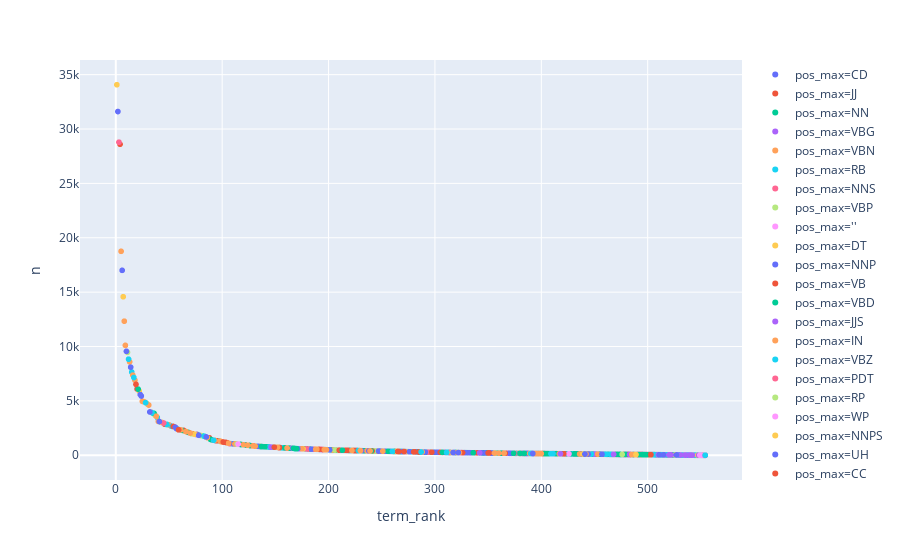

Write notebook code for a chart like this one.
### Code cell
px.scatter(VSAMP1, x='term_rank', y='n', log_y=False, log_x=False, hover_name='term_str', color='pos_max')

### Figure 1 — Plotly figure (JSON) as saved in the notebook; plotly's stock layout.template omitted (floating-point values rounded to 4 significant figures; data arrays with more than 128 entries replaced by an {"elided": "..."} marker saying what was removed)
{"data": [{"hoverlabel": {"namelength": 0}, "hovertemplate": "<b>%{hovertext}</b><br><br>pos_max=CD<br>term_rank=%{x}<br>n=%{y}", "hovertext": {"elided": "591 str values"}, "legendgroup": "pos_max=CD", "marker": {"color": "#636efa", "symbol": "circle"}, "mode": "markers", "name": "pos_max=CD", "showlegend": true, "type": "scattergl", "x": {"elided": "591 int values"}, "xaxis": "x", "y": {"elided": "591 int values"}, "yaxis": "y"}, {"hoverlabel": {"namelength": 0}, "hovertemplate": "<b>%{hovertext}</b><br><br>pos_max=JJ<br>term_rank=%{x}<br>n=%{y}", "hovertext": {"elided": "2634 str values"}, "legendgroup": "pos_max=JJ", "marker": {"color": "#EF553B", "symbol": "circle"}, "mode": "markers", "name": "pos_max=JJ", "showlegend": true, "type": "scattergl", "x": {"elided": "2634 int values"}, "xaxis": "x", "y": {"elided": "2634 int values"}, "yaxis": "y"}, {"hoverlabel": {"namelength": 0}, "hovertemplate": "<b>%{hovertext}</b><br><br>pos_max=NN<br>term_rank=%{x}<br>n=%{y}", "hovertext": {"elided": "5952 str values"}, "legendgroup": "pos_max=NN", "marker": {"color": "#00cc96", "symbol": "circle"}, "mode": "markers", "name": "pos_max=NN", "showlegend": true, "type": "scattergl", "x": {"elided": "5952 int values"}, "xaxis": "x", "y": {"elided": "5952 int values"}, "yaxis": "y"}, {"hoverlabel": {"namelength": 0}, "hovertemplate": "<b>%{hovertext}</b><br><br>pos_max=VBG<br>term_rank=%{x}<br>n=%{y}", "hovertext": {"elided": "1183 str values"}, "legendgroup": "pos_max=VBG", "marker": {"color": "#ab63fa", "symbol": "circle"}, "mode": "markers", "name": "pos_max=VBG", "showlegend": true, "type": "scattergl", "x": {"elided": "1183 int values"}, "xaxis": "x", "y": {"elided": "1183 int values"}, "yaxis": "y"}, {"hoverlabel": {"namelength": 0}, "hovertemplate": "<b>%{hovertext}</b><br><br>pos_max=VBN<br>term_rank=%{x}<br>n=%{y}", "hovertext": {"elided": "1208 str values"}, "legendgroup": "pos_max=VBN", "marker": {"color": "#FFA15A", "symbol": "circle"}, "mode": "markers", "name": "pos_max=VBN", "showlegend": true, "type": "scattergl", "x": {"elided": "1208 int values"}, "xaxis": "x", "y": {"elided": "1208 int values"}, "yaxis": "y"}, {"hoverlabel": {"namelength": 0}, "hovertemplate": "<b>%{hovertext}</b><br><br>pos_max=RB<br>term_rank=%{x}<br>n=%{y}", "hovertext": {"elided": "843 str values"}, "legendgroup": "pos_max=RB", "marker": {"color": "#19d3f3", "symbol": "circle"}, "mode": "markers", "name": "pos_max=RB", "showlegend": true, "type": "scattergl", "x": {"elided": "843 int values"}, "xaxis": "x", "y": {"elided": "843 int values"}, "yaxis": "y"}, {"hoverlabel": {"namelength": 0}, "hovertemplate": "<b>%{hovertext}</b><br><br>pos_max=NNS<br>term_rank=%{x}<br>n=%{y}", "hovertext": {"elided": "2641 str values"}, "legendgroup": "pos_max=NNS", "marker": {"color": "#FF6692", "symbol": "circle"}, "mode": "markers", "name": "pos_max=NNS", "showlegend": true, "type": "scattergl", "x": {"elided": "2641 int values"}, "xaxis": "x", "y": {"elided": "2641 int values"}, "yaxis": "y"}, {"hoverlabel": {"namelength": 0}, "hovertemplate": "<b>%{hovertext}</b><br><br>pos_max=VBP<br>term_rank=%{x}<br>n=%{y}", "hovertext": {"elided": "380 str values"}, "legendgroup": "pos_max=VBP", "marker": {"color": "#B6E880", "symbol": "circle"}, "mode": "markers", "name": "pos_max=VBP", "showlegend": true, "type": "scattergl", "x": {"elided": "380 int values"}, "xaxis": "x", "y": {"elided": "380 int values"}, "yaxis": "y"}, {"hoverlabel": {"namelength": 0}, "hovertemplate": "<b>%{hovertext}</b><br><br>pos_max=''<br>term_rank=%{x}<br>n=%{y}", "hovertext": ["64"], "legendgroup": "pos_max=''", "marker": {"color": "#FF97FF", "symbol": "circle"}, "mode": "markers", "name": "pos_max=''", "showlegend": true, "type": "scattergl", "x": [551], "xaxis": "x", "y": [4], "yaxis": "y"}, {"hoverlabel": {"namelength": 0}, "hovertemplate": "<b>%{hovertext}</b><br><br>pos_max=DT<br>term_rank=%{x}<br>n=%{y}", "hovertext": ["a", "all", "an", "another", "any", "blistery", "both", "broth", "doth", "each", "either", "every", "haveall", "neither", "nether", "no", "noi", "some", "tacher", "the", "ther", "these", "this", "those", "tikeoversthat"], "legendgroup": "pos_max=DT", "marker": {"color": "#FECB52", "symbol": "circle"}, "mode": "markers", "name": "pos_max=DT", "showlegend": true, "type": "scattergl", "x": [7, 22, 99, 229, 80, 554, 264, 554, 552, 316, 393, 135, 554, 493, 554, 73, 554, 43, 554, 1, 550, 176, 29, 255, 554], "xaxis": "x", "y": [14578, 5907, 1241, 429, 1814, 1, 353, 1, 3, 253, 162, 814, 1, 62, 1, 1962, 1, 3029, 1, 34072, 5, 592, 4782, 368, 1], "yaxis": "y"}, {"hoverlabel": {"namelength": 0}, "hovertemplate": "<b>%{hovertext}</b><br><br>pos_max=NNP<br>term_rank=%{x}<br>n=%{y}", "hovertext": {"elided": "5825 str values"}, "legendgroup": "pos_max=NNP", "marker": {"color": "#636efa", "symbol": "circle"}, "mode": "markers", "name": "pos_max=NNP", "showlegend": true, "type": "scattergl", "x": {"elided": "5825 int values"}, "xaxis": "x", "y": {"elided": "5825 int values"}, "yaxis": "y"}, {"hoverlabel": {"namelength": 0}, "hovertemplate": "<b>%{hovertext}</b><br><br>pos_max=VB<br>term_rank=%{x}<br>n=%{y}", "hovertext": {"elided": "1220 str values"}, "legendgroup": "pos_max=VB", "marker": {"color": "#EF553B", "symbol": "circle"}, "mode": "markers", "name": "pos_max=VB", "showlegend": true, "type": "scattergl", "x": {"elided": "1220 int values"}, "xaxis": "x", "y": {"elided": "1220 int values"}, "yaxis": "y"}, {"hoverlabel": {"namelength": 0}, "hovertemplate": "<b>%{hovertext}</b><br><br>pos_max=VBD<br>term_rank=%{x}<br>n=%{y}", "hovertext": {"elided": "739 str values"}, "legendgroup": "pos_max=VBD", "marker": {"color": "#00cc96", "symbol": "circle"}, "mode": "markers", "name": "pos_max=VBD", "showlegend": true, "type": "scattergl", "x": {"elided": "739 int values"}, "xaxis": "x", "y": {"elided": "739 int values"}, "yaxis": "y"}, {"hoverlabel": {"namelength": 0}, "hovertemplate": "<b>%{hovertext}</b><br><br>pos_max=JJS<br>term_rank=%{x}<br>n=%{y}", "hovertext": ["ablest", "awfulest", "awfullest", "best", "biggest", "bitterest", "blest", "bloodiest", "boldest", "bravest", "brightest", "cheapest", "choicest", "cleanest", "clearest", "closest", "coldest", "crookedest", "darkest", "dearest", "deepest", "dishonest", "doest", "dreadfulest", "driest", "dullest", "earliest", "earnest", "eldest", "fairest", "farthest", "finest", "fondest", "freest", "fullest", "funniest", "gentlest", "grandest", "greatest", "grossest", "handsomest", "happiest", "hardest", "heartiest", "heaviest", "highest", "hottest", "ininterest", "keenest", "kindest", "largest", "latest", "least", "lest", "loneliest", "longest", "loudest", "loveliest", "lowest", "luckiest", "manifest", "meanest", "mightiest", "mildest", "nearest", "neatest", "newest", "nicest", "noblest", "oldest", "poorest", "prettiest", "purest", "quickest", "quietest", "richest", "saddest", "safest", "severest", "shortest", "sickest", "sincerest", "slightest", "smallest", "soonest", "steepest", "strictest", "strongest", "sweetest", "tallest", "tenderest", "toughest", "truest", "ugliest", "veriest", "vilest", "warmest", "weakest", "wildest", "wisest", "worst", "youngest"], "legendgroup": "pos_max=JJS", "marker": {"color": "#ab63fa", "symbol": "circle"}, "mode": "markers", "name": "pos_max=JJS", "showlegend": true, "type": "scattergl", "x": [553, 554, 554, 174, 545, 554, 554, 551, 554, 550, 553, 553, 548, 554, 554, 554, 551, 554, 551, 483, 542, 553, 554, 554, 554, 554, 533, 516, 553, 551, 550, 531, 554, 554, 554, 554, 554, 554, 450, 554, 551, 538, 535, 552, 551, 526, 550, 554, 554, 509, 538, 548, 342, 536, 553, 548, 554, 553, 548, 554, 545, 554, 553, 554, 544, 551, 554, 550, 551, 545, 553, 545, 549, 552, 554, 546, 553, 554, 551, 554, 554, 553, 542, 551, 553, 554, 553, 548, 537, 554, 549, 554, 549, 553, 554, 554, 545, 553, 551, 551, 505, 543], "xaxis": "x", "y": [2, 1, 1, 595, 10, 1, 1, 4, 1, 5, 2, 2, 7, 1, 1, 1, 4, 1, 4, 72, 13, 2, 1, 1, 1, 1, 22, 39, 2, 4, 5, 24, 1, 1, 1, 1, 1, 1, 105, 1, 4, 17, 20, 3, 4, 29, 5, 1, 1, 46, 17, 7, 221, 19, 2, 7, 1, 2, 7, 1, 10, 1, 2, 1, 11, 4, 1, 5, 4, 10, 2, 10, 6, 3, 1, 9, 2, 1, 4, 1, 1, 2, 13, 4, 2, 1, 2, 7, 18, 1, 6, 1, 6, 2, 1, 1, 10, 2, 4, 4, 50, 12], "yaxis": "y"}, {"hoverlabel": {"namelength": 0}, "hovertemplate": "<b>%{hovertext}</b><br><br>pos_max=IN<br>term_rank=%{x}<br>n=%{y}", "hovertext": {"elided": "150 str values"}, "legendgroup": "pos_max=IN", "marker": {"color": "#FFA15A", "symbol": "circle"}, "mode": "markers", "name": "pos_max=IN", "showlegend": true, "type": "scattergl", "x": {"elided": "150 int values"}, "xaxis": "x", "y": {"elided": "150 int values"}, "yaxis": "y"}, {"hoverlabel": {"namelength": 0}, "hovertemplate": "<b>%{hovertext}</b><br><br>pos_max=VBZ<br>term_rank=%{x}<br>n=%{y}", "hovertext": {"elided": "419 str values"}, "legendgroup": "pos_max=VBZ", "marker": {"color": "#19d3f3", "symbol": "circle"}, "mode": "markers", "name": "pos_max=VBZ", "showlegend": true, "type": "scattergl", "x": {"elided": "419 int values"}, "xaxis": "x", "y": {"elided": "419 int values"}, "yaxis": "y"}, {"hoverlabel": {"namelength": 0}, "hovertemplate": "<b>%{hovertext}</b><br><br>pos_max=PDT<br>term_rank=%{x}<br>n=%{y}", "hovertext": ["actuatedall", "geatsall", "herthroughout", "nearlyall", "saith", "sinceat", "youof"], "legendgroup": "pos_max=PDT", "marker": {"color": "#FF6692", "symbol": "circle"}, "mode": "markers", "name": "pos_max=PDT", "showlegend": true, "type": "scattergl", "x": [554, 554, 554, 554, 553, 554, 554], "xaxis": "x", "y": [1, 1, 1, 1, 2, 1, 1], "yaxis": "y"}, {"hoverlabel": {"namelength": 0}, "hovertemplate": "<b>%{hovertext}</b><br><br>pos_max=RP<br>term_rank=%{x}<br>n=%{y}", "hovertext": ["affecton", "anattack", "authorityfor", "down", "inas", "off", "ot", "out", "outthe", "thowbut", "tobe", "toka", "tooso", "up"], "legendgroup": "pos_max=RP", "marker": {"color": "#B6E880", "symbol": "circle"}, "mode": "markers", "name": "pos_max=RP", "showlegend": true, "type": "scattergl", "x": [554, 554, 554, 114, 554, 152, 554, 81, 554, 554, 554, 554, 554, 71], "xaxis": "x", "y": [1, 1, 1, 1041, 1, 729, 1, 1793, 1, 1, 1, 1, 1, 1988], "yaxis": "y"}, {"hoverlabel": {"namelength": 0}, "hovertemplate": "<b>%{hovertext}</b><br><br>pos_max=WP<br>term_rank=%{x}<br>n=%{y}", "hovertext": ["afinethat", "concludedthat", "sentimentsthat", "what", "who", "whom"], "legendgroup": "pos_max=WP", "marker": {"color": "#FF97FF", "symbol": "circle"}, "mode": "markers", "name": "pos_max=WP", "showlegend": true, "type": "scattergl", "x": [554, 554, 554, 92, 115, 426], "xaxis": "x", "y": [1, 1, 1, 1379, 1033, 129], "yaxis": "y"}, {"hoverlabel": {"namelength": 0}, "hovertemplate": "<b>%{hovertext}</b><br><br>pos_max=NNPS<br>term_rank=%{x}<br>n=%{y}", "hovertext": ["alabamians", "americans", "baliers", "bowmans", "brokers", "brooklynites", "callaghans", "carolinans", "carolinas", "carolinians", "castlemans", "catholics", "cats", "chapmans", "christians", "coans", "contracts", "corinthians", "corrinthians", "delepearemembers", "democrats", "dinners", "dislikes", "dunkers", "ellies", "eysters", "firemans", "georgians", "germans", "hessians", "inmans", "johnnies", "ledgers", "linconites", "magistrates", "mcclanahans", "mcclellans", "mclellans", "missionaries", "mississappians", "mississipians", "mississippians", "missourians", "morgans", "ohioans", "pennsylvanians", "phillipics", "policies", "presbyterians", "presidents", "primers", "rangers", "readers", "registers", "republicans", "rians", "rices", "romans", "rosecrans", "rosenbrans", "senators", "shermans", "shriekers", "spartans", "speakers", "squires", "states", "tennesseeans", "tigers", "tories", "unitarians", "virginians", "yorkers"], "legendgroup": "pos_max=NNPS", "marker": {"color": "#FECB52", "symbol": "circle"}, "mode": "markers", "name": "pos_max=NNPS", "showlegend": true, "type": "scattergl", "x": [549, 551, 553, 553, 554, 554, 554, 554, 554, 548, 554, 552, 554, 554, 542, 554, 553, 554, 554, 554, 535, 553, 552, 552, 554, 554, 554, 552, 554, 554, 554, 553, 552, 554, 553, 554, 553, 554, 553, 554, 554, 551, 554, 554, 554, 554, 554, 553, 554, 553, 554, 551, 552, 554, 526, 554, 554, 554, 551, 554, 554, 554, 554, 554, 553, 554, 439, 554, 553, 553, 554, 547, 554], "xaxis": "x", "y": [6, 4, 2, 2, 1, 1, 1, 1, 1, 7, 1, 3, 1, 1, 13, 1, 2, 1, 1, 1, 20, 2, 3, 3, 1, 1, 1, 3, 1, 1, 1, 2, 3, 1, 2, 1, 2, 1, 2, 1, 1, 4, 1, 1, 1, 1, 1, 2, 1, 2, 1, 4, 3, 1, 29, 1, 1, 1, 4, 1, 1, 1, 1, 1, 2, 1, 116, 1, 2, 2, 1, 8, 1], "yaxis": "y"}, {"hoverlabel": {"namelength": 0}, "hovertemplate": "<b>%{hovertext}</b><br><br>pos_max=UH<br>term_rank=%{x}<br>n=%{y}", "hovertext": ["alas", "oh", "yes"], "legendgroup": "pos_max=UH", "marker": {"color": "#636efa", "symbol": "circle"}, "mode": "markers", "name": "pos_max=UH", "showlegend": true, "type": "scattergl", "x": [515, 322, 444], "xaxis": "x", "y": [40, 244, 111], "yaxis": "y"}, {"hoverlabel": {"namelength": 0}, "hovertemplate": "<b>%{hovertext}</b><br><br>pos_max=CC<br>term_rank=%{x}<br>n=%{y}", "hovertext": ["and", "but", "heensas", "nor", "or", "paterson", "peakedher", "wellget"], "legendgroup": "pos_max=CC", "marker": {"color": "#EF553B", "symbol": "circle"}, "mode": "markers", "name": "pos_max=CC", "showlegend": true, "type": "scattergl", "x": [4, 19, 554, 421, 54, 554, 554, 554], "xaxis": "x", "y": [28599, 6516, 1, 134, 2650, 1, 1, 1], "yaxis": "y"}, {"hoverlabel": {"namelength": 0}, "hovertemplate": "<b>%{hovertext}</b><br><br>pos_max=FW<br>term_rank=%{x}<br>n=%{y}", "hovertext": ["beenthere", "ejectmentin", "garris", "gonein", "mast", "nomidein", "orderto", "oz", "pro", "vs"], "legendgroup": "pos_max=FW", "marker": {"color": "#00cc96", "symbol": "circle"}, "mode": "markers", "name": "pos_max=FW", "showlegend": true, "type": "scattergl", "x": [553, 554, 554, 554, 553, 554, 554, 554, 553, 548], "xaxis": "x", "y": [2, 1, 1, 1, 2, 1, 1, 1, 2, 7], "yaxis": "y"}, {"hoverlabel": {"namelength": 0}, "hovertemplate": "<b>%{hovertext}</b><br><br>pos_max=JJR<br>term_rank=%{x}<br>n=%{y}", "hovertext": ["better", "bigger", "cheaper", "cheeper", "closer", "coarser", "colder", "cornstockshigher", "dearer", "deeper", "denser", "earlier", "easier", "fewer", "finalybetter", "firmer", "fleshier", "gladder", "greater", "happier", "heavier", "hems", "higher", "larger", "less", "lesser", "lighter", "litter", "longer", "louder", "lovelier", "lower", "lyseyto", "manymore", "mightier", "more", "narrower", "nearer", "older", "onelyour", "prettier", "richer", "safer", "saltier", "shorter", "smaller", "smarter", "somore", "steadier", "stiller", "stronger", "surer", "tougher", "uglier", "wanderer", "weaker", "worse", "worseother", "younger"], "legendgroup": "pos_max=JJR", "marker": {"color": "#ab63fa", "symbol": "circle"}, "mode": "markers", "name": "pos_max=JJR", "showlegend": true, "type": "scattergl", "x": [146, 554, 541, 553, 548, 554, 550, 554, 535, 550, 554, 542, 539, 554, 554, 554, 553, 553, 510, 540, 550, 554, 520, 522, 418, 554, 551, 553, 394, 553, 554, 531, 554, 554, 554, 75, 554, 528, 539, 554, 552, 554, 551, 554, 550, 536, 554, 554, 554, 554, 548, 553, 554, 554, 553, 552, 468, 554, 550], "xaxis": "x", "y": [749, 1, 14, 2, 7, 1, 5, 1, 20, 5, 1, 13, 16, 1, 1, 1, 2, 2, 45, 15, 5, 1, 35, 33, 137, 1, 4, 2, 161, 2, 1, 24, 1, 1, 1, 1921, 1, 27, 16, 1, 3, 1, 4, 1, 5, 19, 1, 1, 1, 1, 7, 2, 1, 1, 2, 3, 87, 1, 5], "yaxis": "y"}, {"hoverlabel": {"namelength": 0}, "hovertemplate": "<b>%{hovertext}</b><br><br>pos_max=MD<br>term_rank=%{x}<br>n=%{y}", "hovertext": ["bignight", "ca", "can", "could", "lackeysshould", "ll", "may", "might", "must", "noy", "ought", "shall", "should", "will", "wo", "would", "youshould"], "legendgroup": "pos_max=MD", "marker": {"color": "#FFA15A", "symbol": "circle"}, "mode": "markers", "name": "pos_max=MD", "showlegend": true, "type": "scattergl", "x": [554, 230, 40, 86, 554, 442, 66, 251, 93, 554, 396, 129, 152, 16, 394, 38, 554], "xaxis": "x", "y": [1, 426, 3111, 1623, 1, 113, 2179, 376, 1371, 1, 159, 860, 729, 7368, 161, 3592, 1], "yaxis": "y"}, {"hoverlabel": {"namelength": 0}, "hovertemplate": "<b>%{hovertext}</b><br><br>pos_max=PRP$<br>term_rank=%{x}<br>n=%{y}", "hovertext": ["brouther", "her", "his", "its", "my", "our", "their", "your"], "legendgroup": "pos_max=PRP$", "marker": {"color": "#19d3f3", "symbol": "circle"}, "mode": "markers", "name": "pos_max=PRP$", "showlegend": true, "type": "scattergl", "x": [554, 83, 48, 260, 17, 34, 92, 28], "xaxis": "x", "y": [1, 1756, 2831, 359, 7150, 3925, 1379, 4839], "yaxis": "y"}, {"hoverlabel": {"namelength": 0}, "hovertemplate": "<b>%{hovertext}</b><br><br>pos_max=EX<br>term_rank=%{x}<br>n=%{y}", "hovertext": ["conveyed", "doubtthere", "eitherthere", "padethere", "there", "tobaccohere"], "legendgroup": "pos_max=EX", "marker": {"color": "#FF6692", "symbol": "circle"}, "mode": "markers", "name": "pos_max=EX", "showlegend": true, "type": "scattergl", "x": [552, 554, 554, 554, 45, 554], "xaxis": "x", "y": [3, 1, 1, 1, 2966, 1], "yaxis": "y"}, {"hoverlabel": {"namelength": 0}, "hovertemplate": "<b>%{hovertext}</b><br><br>pos_max=SYM<br>term_rank=%{x}<br>n=%{y}", "hovertext": ["daug", "suds", "versa"], "legendgroup": "pos_max=SYM", "marker": {"color": "#B6E880", "symbol": "circle"}, "mode": "markers", "name": "pos_max=SYM", "showlegend": true, "type": "scattergl", "x": [554, 554, 554], "xaxis": "x", "y": [1, 1, 1], "yaxis": "y"}, {"hoverlabel": {"namelength": 0}, "hovertemplate": "<b>%{hovertext}</b><br><br>pos_max=RBR<br>term_rank=%{x}<br>n=%{y}", "hovertext": ["faster", "hesbetter", "maketh", "onmother", "scatter"], "legendgroup": "pos_max=RBR", "marker": {"color": "#FF97FF", "symbol": "circle"}, "mode": "markers", "name": "pos_max=RBR", "showlegend": true, "type": "scattergl", "x": [549, 554, 553, 554, 550], "xaxis": "x", "y": [6, 1, 2, 1, 5], "yaxis": "y"}, {"hoverlabel": {"namelength": 0}, "hovertemplate": "<b>%{hovertext}</b><br><br>pos_max=WDT<br>term_rank=%{x}<br>n=%{y}", "hovertext": ["fixturethat", "rejoicefulthat", "whatever", "which", "whichever"], "legendgroup": "pos_max=WDT", "marker": {"color": "#FECB52", "symbol": "circle"}, "mode": "markers", "name": "pos_max=WDT", "showlegend": true, "type": "scattergl", "x": [554, 554, 489, 74, 554], "xaxis": "x", "y": [1, 1, 66, 1944, 1], "yaxis": "y"}, {"hoverlabel": {"namelength": 0}, "hovertemplate": "<b>%{hovertext}</b><br><br>pos_max=PRP<br>term_rank=%{x}<br>n=%{y}", "hovertext": ["he", "herself", "hether", "him", "himself", "i", "it", "itself", "me", "myself", "ourself", "ourselves", "she", "them", "themselves", "they", "unmyself", "upsher", "us", "we", "yew", "you", "yourself", "youwhich"], "legendgroup": "pos_max=PRP", "marker": {"color": "#636efa", "symbol": "circle"}, "mode": "markers", "name": "pos_max=PRP", "showlegend": true, "type": "scattergl", "x": [24, 511, 554, 56, 392, 2, 10, 527, 23, 171, 554, 457, 85, 41, 441, 32, 554, 554, 78, 14, 554, 6, 317, 554], "xaxis": "x", "y": [5451, 44, 1, 2580, 163, 31608, 9555, 28, 5578, 602, 1, 98, 1687, 3103, 114, 3982, 1, 1, 1835, 8098, 1, 17005, 252, 1], "yaxis": "y"}, {"hoverlabel": {"namelength": 0}, "hovertemplate": "<b>%{hovertext}</b><br><br>pos_max=WRB<br>term_rank=%{x}<br>n=%{y}", "hovertext": ["how", "washbut", "when", "whenever", "where", "wherthe", "why", "wih"], "legendgroup": "pos_max=WRB", "marker": {"color": "#EF553B", "symbol": "circle"}, "mode": "markers", "name": "pos_max=WRB", "showlegend": true, "type": "scattergl", "x": [101, 554, 59, 503, 149, 554, 297, 554], "xaxis": "x", "y": [1220, 1, 2338, 52, 746, 1, 281, 1], "yaxis": "y"}, {"hoverlabel": {"namelength": 0}, "hovertemplate": "<b>%{hovertext}</b><br><br>pos_max=RBS<br>term_rank=%{x}<br>n=%{y}", "hovertext": ["most"], "legendgroup": "pos_max=RBS", "marker": {"color": "#00cc96", "symbol": "circle"}, "mode": "markers", "name": "pos_max=RBS", "showlegend": true, "type": "scattergl", "x": [170], "xaxis": "x", "y": [611], "yaxis": "y"}, {"hoverlabel": {"namelength": 0}, "hovertemplate": "<b>%{hovertext}</b><br><br>pos_max=LS<br>term_rank=%{x}<br>n=%{y}", "hovertext": ["risy"], "legendgroup": "pos_max=LS", "marker": {"color": "#ab63fa", "symbol": "circle"}, "mode": "markers", "name": "pos_max=LS", "showlegend": true, "type": "scattergl", "x": [554], "xaxis": "x", "y": [1], "yaxis": "y"}, {"hoverlabel": {"namelength": 0}, "hovertemplate": "<b>%{hovertext}</b><br><br>pos_max=POS<br>term_rank=%{x}<br>n=%{y}", "hovertext": ["s"], "legendgroup": "pos_max=POS", "marker": {"color": "#FFA15A", "symbol": "circle"}, "mode": "markers", "name": "pos_max=POS", "showlegend": true, "type": "scattergl", "x": [70], "xaxis": "x", "y": [2041], "yaxis": "y"}, {"hoverlabel": {"namelength": 0}, "hovertemplate": "<b>%{hovertext}</b><br><br>pos_max=$<br>term_rank=%{x}<br>n=%{y}", "hovertext": ["settcharts"], "legendgroup": "pos_max=$", "marker": {"color": "#19d3f3", "symbol": "circle"}, "mode": "markers", "name": "pos_max=$", "showlegend": true, "type": "scattergl", "x": [554], "xaxis": "x", "y": [1], "yaxis": "y"}, {"hoverlabel": {"namelength": 0}, "hovertemplate": "<b>%{hovertext}</b><br><br>pos_max=TO<br>term_rank=%{x}<br>n=%{y}", "hovertext": ["to"], "legendgroup": "pos_max=TO", "marker": {"color": "#FF6692", "symbol": "circle"}, "mode": "markers", "name": "pos_max=TO", "showlegend": true, "type": "scattergl", "x": [3], "xaxis": "x", "y": [28789], "yaxis": "y"}, {"hoverlabel": {"namelength": 0}, "hovertemplate": "<b>%{hovertext}</b><br><br>pos_max=WP$<br>term_rank=%{x}<br>n=%{y}", "hovertext": ["whose"], "legendgroup": "pos_max=WP$", "marker": {"color": "#B6E880", "symbol": "circle"}, "mode": "markers", "name": "pos_max=WP$", "showlegend": true, "type": "scattergl", "x": [476], "xaxis": "x", "y": [79], "yaxis": "y"}], "layout": {"autosize": true, "legend": {"tracegroupgap": 0}, "margin": {"t": 60}, "xaxis": {"anchor": "y", "autorange": true, "domain": [0, 1], "range": [-35.0, 590.0], "title": {"text": "term_rank"}, "type": "linear"}, "yaxis": {"anchor": "x", "autorange": true, "domain": [0, 1], "range": [-2241.0, 36310.0], "title": {"text": "n"}, "type": "linear"}}}
